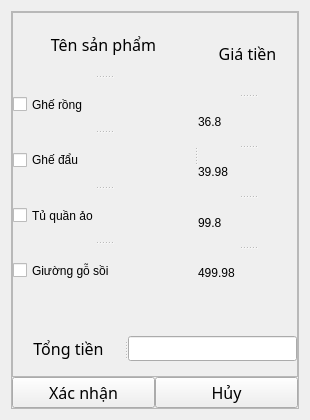
<?xml version="1.0" encoding="UTF-8"?>
<ui version="4.0">
 <class>Order</class>
 <widget class="QWidget" name="Order">
  <property name="geometry">
   <rect>
    <x>0</x>
    <y>0</y>
    <width>310</width>
    <height>420</height>
   </rect>
  </property>
  <property name="maximumSize">
   <size>
    <width>350</width>
    <height>420</height>
   </size>
  </property>
  <property name="windowTitle">
   <string>Form</string>
  </property>
  <layout class="QGridLayout" name="gridLayout_3">
   <item row="0" column="0">
    <widget class="QFrame" name="frame">
     <property name="maximumSize">
      <size>
       <width>310</width>
       <height>410</height>
      </size>
     </property>
     <property name="frameShape">
      <enum>QFrame::StyledPanel</enum>
     </property>
     <property name="frameShadow">
      <enum>QFrame::Raised</enum>
     </property>
     <layout class="QGridLayout" name="gridLayout_2">
      <property name="leftMargin">
       <number>0</number>
      </property>
      <property name="topMargin">
       <number>0</number>
      </property>
      <property name="rightMargin">
       <number>0</number>
      </property>
      <property name="bottomMargin">
       <number>0</number>
      </property>
      <property name="spacing">
       <number>0</number>
      </property>
      <item row="0" column="0" colspan="2">
       <widget class="QFrame" name="frame_2">
        <property name="frameShape">
         <enum>QFrame::StyledPanel</enum>
        </property>
        <property name="frameShadow">
         <enum>QFrame::Raised</enum>
        </property>
        <layout class="QGridLayout" name="gridLayout">
         <property name="leftMargin">
          <number>0</number>
         </property>
         <property name="topMargin">
          <number>0</number>
         </property>
         <property name="rightMargin">
          <number>0</number>
         </property>
         <property name="bottomMargin">
          <number>0</number>
         </property>
         <property name="spacing">
          <number>0</number>
         </property>
         <item row="0" column="0">
          <widget class="QSplitter" name="splitter_6">
           <property name="minimumSize">
            <size>
             <width>0</width>
             <height>237</height>
            </size>
           </property>
           <property name="orientation">
            <enum>Qt::Horizontal</enum>
           </property>
           <widget class="QSplitter" name="splitter_3">
            <property name="orientation">
             <enum>Qt::Vertical</enum>
            </property>
            <widget class="QLabel" name="label_5">
             <property name="font">
              <font>
               <family>Josefin Sans SemiBold</family>
               <pointsize>12</pointsize>
              </font>
             </property>
             <property name="text">
              <string>Tên sản phẩm</string>
             </property>
             <property name="alignment">
              <set>Qt::AlignCenter</set>
             </property>
            </widget>
            <widget class="QSplitter" name="splitter_2">
             <property name="orientation">
              <enum>Qt::Vertical</enum>
             </property>
             <widget class="QCheckBox" name="checkBox">
              <property name="text">
               <string>Ghế rồng</string>
              </property>
             </widget>
             <widget class="QCheckBox" name="checkBox_3">
              <property name="text">
               <string>Ghế đẩu</string>
              </property>
             </widget>
             <widget class="QCheckBox" name="checkBox_2">
              <property name="text">
               <string>Tủ quần ảo</string>
              </property>
             </widget>
             <widget class="QCheckBox" name="checkBox_4">
              <property name="text">
               <string>Giường gỗ sồi</string>
              </property>
             </widget>
            </widget>
           </widget>
           <widget class="QSplitter" name="splitter_4">
            <property name="orientation">
             <enum>Qt::Vertical</enum>
            </property>
            <widget class="QLabel" name="label_6">
             <property name="font">
              <font>
               <family>Josefin Sans SemiBold</family>
               <pointsize>12</pointsize>
              </font>
             </property>
             <property name="text">
              <string>Giá tiền</string>
             </property>
             <property name="alignment">
              <set>Qt::AlignCenter</set>
             </property>
            </widget>
            <widget class="QSplitter" name="splitter">
             <property name="orientation">
              <enum>Qt::Vertical</enum>
             </property>
             <widget class="QLabel" name="label">
              <property name="text">
               <string>36.8</string>
              </property>
             </widget>
             <widget class="QLabel" name="label_2">
              <property name="text">
               <string>39.98</string>
              </property>
             </widget>
             <widget class="QLabel" name="label_3">
              <property name="text">
               <string>99.8</string>
              </property>
             </widget>
             <widget class="QLabel" name="label_4">
              <property name="text">
               <string>499.98</string>
              </property>
             </widget>
            </widget>
           </widget>
          </widget>
         </item>
         <item row="3" column="0">
          <spacer name="verticalSpacer">
           <property name="orientation">
            <enum>Qt::Vertical</enum>
           </property>
           <property name="sizeType">
            <enum>QSizePolicy::Maximum</enum>
           </property>
           <property name="sizeHint" stdset="0">
            <size>
             <width>5</width>
             <height>15</height>
            </size>
           </property>
          </spacer>
         </item>
         <item row="2" column="0">
          <widget class="QSplitter" name="splitter_5">
           <property name="orientation">
            <enum>Qt::Horizontal</enum>
           </property>
           <widget class="QLabel" name="label_7">
            <property name="font">
             <font>
              <family>Josefin Sans SemiBold</family>
              <pointsize>12</pointsize>
             </font>
            </property>
            <property name="text">
             <string>Tổng tiền</string>
            </property>
            <property name="alignment">
             <set>Qt::AlignCenter</set>
            </property>
           </widget>
           <widget class="QLineEdit" name="total">
            <property name="maximumSize">
             <size>
              <width>16777215</width>
              <height>25</height>
             </size>
            </property>
           </widget>
          </widget>
         </item>
         <item row="1" column="0">
          <spacer name="verticalSpacer_2">
           <property name="orientation">
            <enum>Qt::Vertical</enum>
           </property>
           <property name="sizeType">
            <enum>QSizePolicy::Maximum</enum>
           </property>
           <property name="sizeHint" stdset="0">
            <size>
             <width>10</width>
             <height>40</height>
            </size>
           </property>
          </spacer>
         </item>
        </layout>
       </widget>
      </item>
      <item row="1" column="0">
       <widget class="QPushButton" name="ok_button">
        <property name="font">
         <font>
          <family>Josefin Sans SemiBold</family>
          <pointsize>12</pointsize>
         </font>
        </property>
        <property name="autoFillBackground">
         <bool>true</bool>
        </property>
        <property name="text">
         <string>Xác nhận</string>
        </property>
       </widget>
      </item>
      <item row="1" column="1">
       <widget class="QPushButton" name="cancel_button">
        <property name="font">
         <font>
          <family>Josefin Sans SemiBold</family>
          <pointsize>12</pointsize>
         </font>
        </property>
        <property name="autoFillBackground">
         <bool>true</bool>
        </property>
        <property name="text">
         <string>Hủy</string>
        </property>
       </widget>
      </item>
     </layout>
    </widget>
   </item>
  </layout>
 </widget>
 <resources/>
 <connections/>
</ui>
